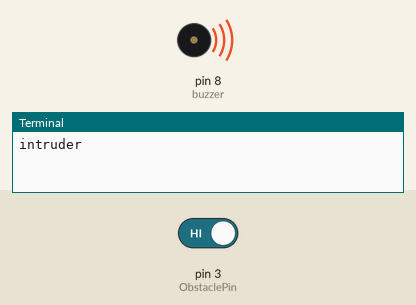
Recording of a program running on a simulated Raspberry Pi (header pin numbers). On the bench: buzzer (waves = sounding, pin HIGH), the last lines printed to the terminal. The test bench sets the inputs (shaded band); at power-on: pin 3 (ObstaclePin) HIGH. Camera commands give no picture and take their timeout (5 s if none is given; 1 s for webcam tools).

Above: at 1.2 s.
1.3 s: pin 3 (ObstaclePin) driven LOW
At 3.3 s:
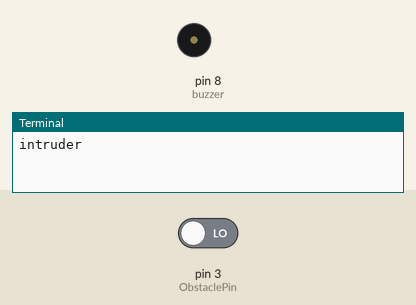
4.0 s: pin 3 (ObstaclePin) driven HIGH
At 5.5 s:
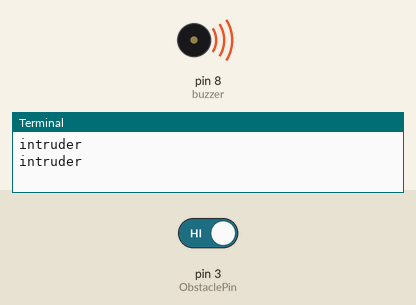
Timing chart, 0 to 16.0 s (numbered marks = the images above; inputs shaded):
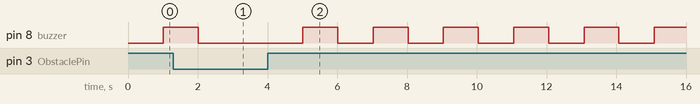

The program:

obstacle_sensor.py
```python
import RPi.GPIO as GPIO
import time as time
import subprocess
ObstaclePin = 3
buzzer = 8
#def setup():
GPIO.setmode(GPIO.BOARD)       # Numbers GPIOs by physical location
GPIO.setup(ObstaclePin, GPIO.IN)
GPIO.setup(buzzer, GPIO.OUT)

while 1:
	#print GPIO.input(3)
	if(GPIO.input(3)==1):
		print "intruder"
		subprocess.call(['fswebcam','image.jpg'])
		GPIO.output(buzzer,1)
		time.sleep(1)
		GPIO.output(buzzer,0)
	else:

		GPIO.output(buzzer,0)
	#time.sleep(0.5)
#def loop():
#	while True:
##		if (0 == GPIO.input(ObstaclePin)):
#			print "Barrier is detected !"


#def destroy():
#	GPIO.cleanup()                     # Release resource

#if __name__ == '__main__':     # Program start from here
##	setup()
#	try:
#		loop()
#	except KeyboardInterrupt:  # When 'Ctrl+C' is pressed, the child program destroy() will be  executed.
#		destroy()
```

Measured:
- after the input at 1.3 s, pin 8 (buzzer): goes on until 2.0 s, then stays LOW
- after the input at 4.0 s, pin 8 (buzzer): alternates HIGH for 1.0 s and LOW for 1.0 s, starting after 1.0 s
